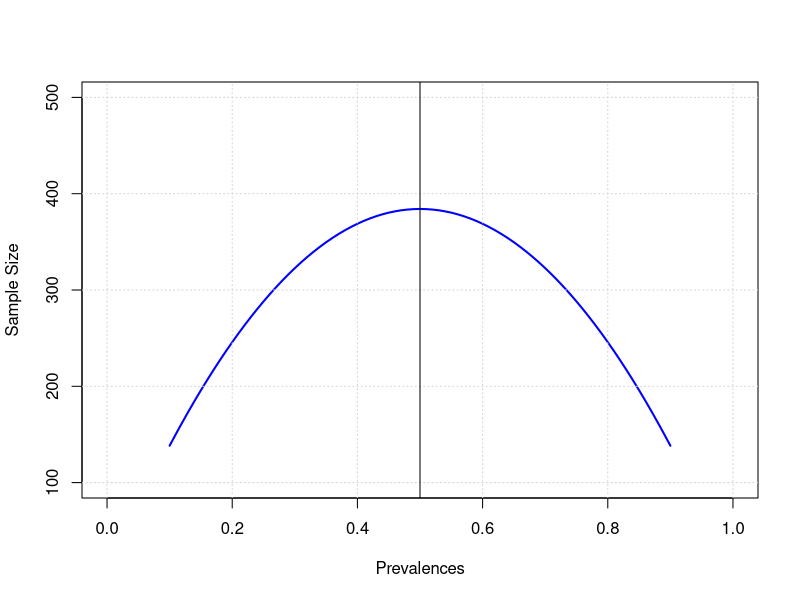

The R source for this figure:
ss <- function(prevalence, precision, alpha){
  p=prevalence; d=precision;
  # formula
  # std.normal variate value for 95% CI
  z <- (qnorm((1-alpha)/2))^2
  n <- (z*p*(1-p))/d^2
  return(n)
}

# sample size for prevalences from 40% to 60%
sampleSize <- ss(prevalence = seq(0.1, 0.9, by=0.01), 
   precision = 0.05, 
   alpha=0.95)

# plot sample size as a function of varying prevalences

plot(seq(0.1, 0.9, by=0.01), sampleSize, 
     xlab="Prevalences", 
     ylab="Sample Size", 
     xlim= c(0,1),
     ylim=c(100, 500),
     type="l",
     col="blue", 
     lwd=2)
grid()
abline(v=0.5)
